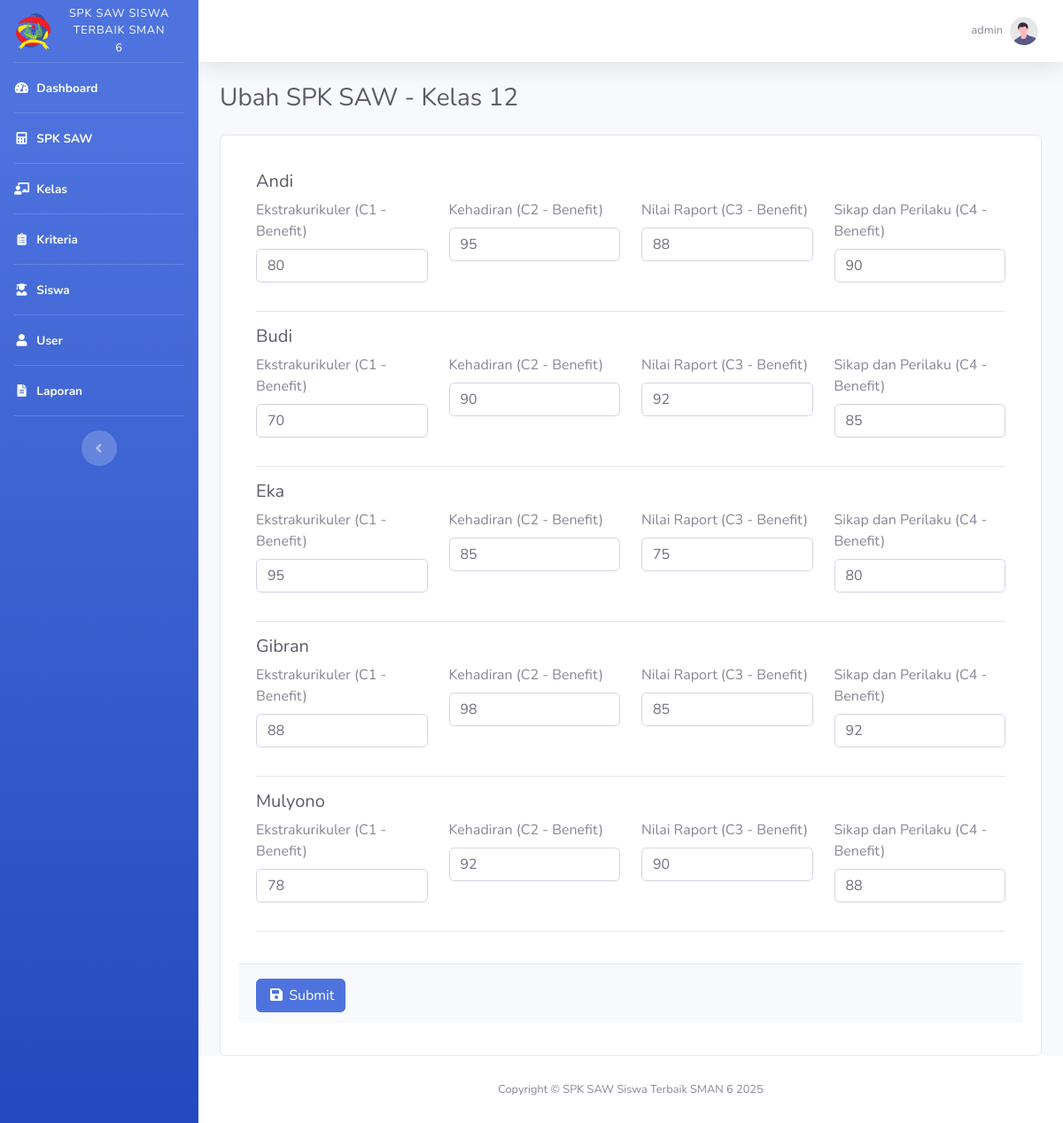
Screenshot of /ubah_spk_saw.php?id_hasil_saw=1 (signed in) with the database file from the repository.
### tables this page shows
CREATE TABLE `user` (
  `id_user` int(11) NOT NULL,
  `username` varchar(100) NOT NULL,
  `password` varchar(255) NOT NULL,
  `nama` varchar(100) NOT NULL,
  `jabatan` enum('Admin','Petugas') NOT NULL,
  `dibuat_pada` datetime NOT NULL
);

CREATE TABLE `hasil_saw` (
  `id_hasil_saw` int(11) NOT NULL,
  `id_alternatif` int(11) DEFAULT NULL,
  `id_kelas` int(11) NOT NULL,
  `nilai_preferensi_tertinggi` float DEFAULT NULL,
  `dibuat_pada` datetime NOT NULL
);

CREATE TABLE `kelas` (
  `id_kelas` int(11) NOT NULL,
  `kelas` int(2) NOT NULL
);

CREATE TABLE `alternatif` (
  `id_alternatif` int(11) NOT NULL,
  `nama_siswa` varchar(100) NOT NULL,
  `id_kelas` int(11) NOT NULL
);

CREATE TABLE `kriteria` (
  `id_kriteria` int(11) NOT NULL,
  `kriteria` varchar(100) NOT NULL,
  `bobot` float NOT NULL,
  `atribut` enum('Benefit','Cost') NOT NULL
);

CREATE TABLE `penilaian` (
  `id_penilaian` int(11) NOT NULL,
  `id_kriteria` int(11) NOT NULL,
  `id_alternatif` int(11) NOT NULL,
  `nilai` float NOT NULL,
  `nilai_preferensi` float DEFAULT NULL,
  `id_hasil_saw` int(11) NOT NULL
);

### connection.php (called while the page is built, shortened)
<?php
	$host = 'localhost';
	$user = 'root';
	$pass = '';
	$database = 'spk_saw_siswa_terbaik_sman_6';
	$conn = mysqli_connect($host, $user, $pass, $database);
    if (isset($_SESSION['id_user'])) {
    	$id_user = $_SESSION['id_user'];
		$dataUser = mysqli_fetch_assoc(mysqli_query($conn, "SELECT * FROM user WHERE id_user = $id_user"));
	}
?>

### ubah_spk_saw.php (the view, shortened to what this page needs)
<?php
    require_once 'connection.php';
    $id_hasil_saw = $_GET['id_hasil_saw'];
    $data_hasil = mysqli_fetch_assoc(mysqli_query($conn, "SELECT * FROM hasil_saw INNER JOIN alternatif ON hasil_saw.id_alternatif = alternatif.id_alternatif INNER JOIN kelas ON hasil_saw.id_kelas = kelas.id_kelas WHERE hasil_saw.id_hasil_saw = '$id_hasil_saw'"));
    $id_kelas = $data_hasil['id_kelas'];
    $alternatif = mysqli_query($conn, "SELECT * FROM alternatif WHERE id_kelas = '$id_kelas' ORDER BY nama_siswa ASC");
    $kriteria = mysqli_query($conn, "SELECT * FROM kriteria ORDER BY kriteria ASC");
?>
<!DOCTYPE html>
<html lang="en">
<head>
    <?php include_once 'include/head.php'; ?>
</head>
<body id="page-top">
    <div id="wrapper">
        <?php include_once 'include/sidebar.php'; ?>
        <div id="content-wrapper" class="d-flex flex-column">
            <div id="content">
                <?php include_once 'include/topbar.php'; ?>
                <div class="container-fluid">
                    <div class="d-sm-flex align-items-center justify-content-between mb-4">
                        <h1 class="h3 mb-0 text-gray-800">Ubah SPK SAW  - Kelas <?= $data_hasil['kelas']; ?></h1>
                    </div>
                    <div class="row">
                        <div class="col-12">
                            <div class="card">
                                <div class="card-body">
                                    <form method="post">
                                        <div class="card-body">
                                            <?php foreach ($alternatif as $da): ?>
                                                <div class="row">
                                                    <div class="col">
                                                        <h5 class="fw-bold text-dark"><?= htmlspecialchars($da['nama_siswa']); ?></h5>
                                                    </div>
                                                </div>
                                                <div class="row">
                                                    <?php $i = 1; ?>
                                                    <?php foreach ($kriteria as $dk): ?>
                                                        <div class="mb-3 col">
                                                            <label for="nilai_<?= $da['id_alternatif']; ?>_<?= $dk['id_kriteria']; ?>" class="form-label">
                                                                <?= htmlspecialchars($dk['kriteria']); ?> (C<?= $i++; ?> - <?= $dk['atribut']; ?>)
                                                            </label>
                                                            <?php
                                                                $id_alternatif = $da['id_alternatif'];
                                                                $id_kriteria = $dk['id_kriteria'];
                                                                $penilaian = mysqli_fetch_assoc(mysqli_query($conn, "SELECT * FROM penilaian WHERE id_hasil_saw = '$id_hasil_saw' AND id_alternatif = '$id_alternatif' AND id_kriteria = '$id_kriteria'"));
                                                            ?>
                                                            <input type="number" step="0.01" id="nilai_<?= $da['id_alternatif']; ?>_<?= $dk['id_kriteria']; ?>" class="form-control" name="penilaian[<?= $da['id_alternatif']; ?>][<?= $dk['id_kriteria']; ?>][nilai]" min="0" value="<?= $penilaian['nilai']; ?>" required>
                                                        </div>
                                                    <?php endforeach; ?>
                                                </div>
                                                <hr>
                                            <?php endforeach; ?>
                                        </div>
                                        <div class="card-footer pt-3 text-end">
                                            <button type="submit" name="btnUbahSPKSAW" class="btn btn-primary">
                                                <i class="fas fa-fw fa-save"></i> Submit
                                            </button>
                                        </div>
                                    </form>
                                </div>
                            </div>
                        </div>
                    </div>
                </div>
            </div>
            <footer class="sticky-footer bg-white">
                <div class="container my-auto">
                    <div class="copyright text-center my-auto">
                        <span>Copyright &copy; SPK SAW Siswa Terbaik SMAN 6 2025</span>
                    </div>
                </div>
            </footer>
        </div>
    </div>
</body>
</html>

### include/head.php (shortened to what this page needs)
<link href="vendor/fontawesome-free/css/all.min.css" rel="stylesheet" type="text/css">
<link href="css/sb-admin-2.min.css" rel="stylesheet">

### include/sidebar.php
<ul class="navbar-nav bg-gradient-primary sidebar sidebar-dark accordion" id="accordionSidebar">
    <a class="sidebar-brand d-flex align-items-center justify-content-center" href="index.php">
        <img src="img/logo.png" alt="Logo" width="45">
        <div class="sidebar-brand-text mx-3"><small>SPK SAW Siswa Terbaik SMAN 6</small></div>
    </a>
    <hr class="sidebar-divider my-0">
    <li class="nav-item active">
        <a class="nav-link" href="index.php">
            <i class="fas fa-fw fa-tachometer-alt"></i>
            <span>Dashboard</span></a>
    </li>
    <hr class="sidebar-divider my-0">
    <li class="nav-item active">
        <a class="nav-link" href="spk_saw.php">
            <i class="fas fa-fw fa-calculator"></i>
            <span>SPK SAW</span></a>
    </li>
    <hr class="sidebar-divider my-0">
    <li class="nav-item active">
        <a class="nav-link" href="kelas.php">
            <i class="fas fa-fw fa-chalkboard-teacher"></i>
            <span>Kelas</span></a>
    </li>
    <hr class="sidebar-divider my-0">
    <li class="nav-item active">
        <a class="nav-link" href="kriteria.php">
            <i class="fas fa-fw fa-clipboard-list"></i>
            <span>Kriteria</span></a>
    </li>
    <hr class="sidebar-divider my-0">
    <li class="nav-item active">
        <a class="nav-link" href="siswa.php">
            <i class="fas fa-fw fa-user-graduate"></i>
            <span>Siswa</span></a>
    </li>
    <hr class="sidebar-divider my-0">
    <li class="nav-item active">
        <a class="nav-link" href="user.php">
            <i class="fas fa-fw fa-user"></i>
            <span>User</span></a>
    </li>
    <hr class="sidebar-divider my-0">
    <li class="nav-item active">
        <a class="nav-link" href="laporan.php">
            <i class="fas fa-fw fa-file-alt"></i>
            <span>Laporan</span></a>
    </li>
    <hr class="sidebar-divider d-none d-md-block">
    <div class="text-center d-none d-md-inline">
        <button class="rounded-circle border-0" id="sidebarToggle"></button>
    </div>
</ul>

### include/topbar.php (shortened to what this page needs)
<nav class="navbar navbar-expand navbar-light bg-white topbar mb-4 static-top shadow">
    <ul class="navbar-nav ml-auto">
        <li class="nav-item dropdown no-arrow">
            <a class="nav-link dropdown-toggle" href="#" id="userDropdown" role="button"
                data-toggle="dropdown" aria-haspopup="true" aria-expanded="false">
                <span class="mr-2 d-none d-lg-inline text-gray-600 small"><?= $dataUser['username']; ?></span>
                <img class="img-profile rounded-circle"
                    src="img/undraw_profile.svg">
            </a>
        </li>
    </ul>
</nav>

### rows the page displays
user: username "admin"
hasil_saw: id_kelas.kelas "12"
alternatif: nama_siswa "Andi"
kriteria: kriteria "Ekstrakurikuler", atribut "Benefit", nilai "80", nilai "70", nilai "95", nilai "88", nilai "78"
kriteria: kriteria "Kehadiran", atribut "Benefit", nilai "95", nilai "90", nilai "85", nilai "98", nilai "92"
kriteria: kriteria "Nilai Raport", atribut "Benefit", nilai "88", nilai "92", nilai "75", nilai "85", nilai "90"
kriteria: kriteria "Sikap dan Perilaku", atribut "Benefit", nilai "90", nilai "85", nilai "80", nilai "92", nilai "88"
alternatif: nama_siswa "Budi"
alternatif: nama_siswa "Eka"
alternatif: nama_siswa "Gibran"
alternatif: nama_siswa "Mulyono"
